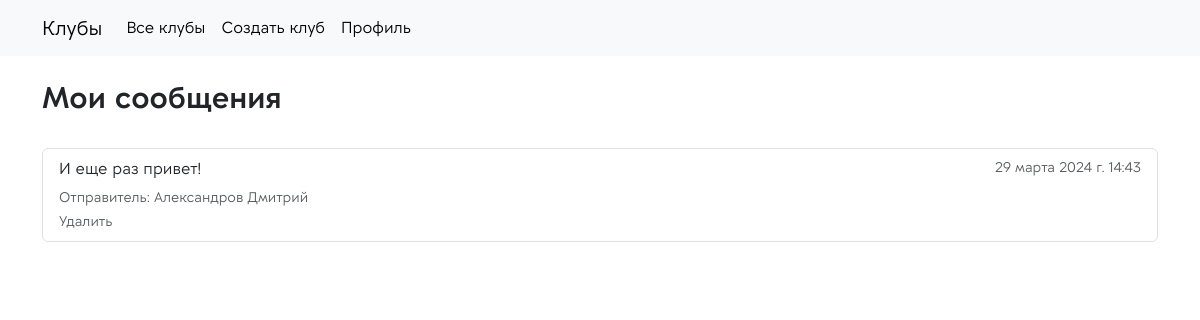
The app's page /newsmobile/my-notifs/ (signed in) with its own data.
### app_clubs/models.py (models this page shows)
class Notifs(models.Model):
    club = models.ForeignKey("Club", on_delete=models.SET_NULL, null=True, blank=True)
    text = models.TextField(verbose_name='Текст', null=True)
    sender = models.ForeignKey(get_user_model(), on_delete=models.SET_NULL, null=True, blank=False, verbose_name='Отправитель')
    receiver = models.ManyToManyField(get_user_model(), related_name='notifs_receiver', null=True, blank=False, verbose_name='Получатель')
    timestamp = models.DateTimeField(auto_now_add=True, null=True, verbose_name='Время')
    class Meta:
        verbose_name_plural = 'Сообщения'

### users/models.py (models this page shows)
class User(AbstractUser):
    fio = models.CharField(max_length=64, verbose_name='ФИО', null=True)
    clubs = models.ManyToManyField("app_clubs.Club", related_name='members_clubs')
    image = models.FileField(upload_to='uploads/users/%Y/%m/%d/', default=None, null=True, blank=False, verbose_name='Изображение')
    tg = models.CharField(max_length=128, verbose_name="Имя пользователя в телеграм", null=True)
    desc = models.TextField(null=True, verbose_name='Описание о себе', blank=True)

### app_clubs/views.py (the view)
# urls.py: path('<slug:club_slug>/my-notifs/', views.MyNotifs.as_view(), name='my_notifs'),
class MyNotifs(RequiredClubMember, ListView):
    template_name = 'app_clubs/my_msg.html'
    context_object_name = 'notifs'
    model = Notifs
    def get_queryset(self):
        return Notifs.objects.filter(receiver=self.request.user)

### app_clubs/context_processors.py (called while the page is built)
def context_navbar(request, navbar=navbar):
    if request.user.is_authenticated:
        navbar = navbar[0:-2]
        navbar.append({'selected': 'profile_user', 'name': 'Профиль', 'url': reverse_lazy('app_clubs:profile_user')})
    else:
        navbar = navbar[-2:]
    return {'logo': 'Клубы', 'main_page_url': reverse_lazy('app_clubs:home_page'), 'menu_navbar': navbar}

### app_clubs/utils.py (called while the page is built)
    def dispatch(self, request, *args, **kwargs):
        if not request.user.is_authenticated:
            return redirect(reverse_lazy('app_clubs:page_error', kwargs={'type_error': '403'}))
        current_user = request.user
        current_club = Club.objects.get(slug=self.kwargs['club_slug'])
        if not (current_club in current_user.clubs.all()):
            return redirect(reverse_lazy('app_clubs:page_error', kwargs={'type_error': '403'}))
        request.current_club = current_club
        if self.for_admin:
            if request.user not in current_club.admins.all():
                return redirect(reverse_lazy('app_clubs:page_error', kwargs={'type_error': '403'}))
        return super().dispatch(request, *args, **kwargs)

### app_clubs/templates/app_clubs/my_msg.html
{% extends 'app_clubs/base/base.html' %}
{% block content %}
    <br>
    <div class="container">
        <h1 class="title-weight-section">Мои сообщения</h1><br>
        <div class="list-group">
            {% for msg in notifs %}
                <div href="#" class="list-group-item list-group-item-action">
                    <div class="d-flex w-100 justify-content-between">
                        <p class="mb-1">{{ msg.text }}</p>
                        <small class="text-body-secondary">{{ msg.timestamp }}</small>
                    </div>
                    <small class="text-body-secondary">Отправитель: {{ msg.sender.fio }}</small><br>
                    <a href="{% url 'app_clubs:delete_notifs' club_slug=msg.club.slug pk=msg.pk %}" class="text-decoration-none"><small style="" class="text-body-secondary">Удалить</small></a>
                </div>
            {% endfor %}
        </div>
    </div>
{% endblock %}

### app_clubs/static/app_clubs/styles/main.css (style rules this page uses)
.title-weight-section { font-weight: 600; font-size: 30px; }

### records on screen
Notifs: text "И еще раз привет!", timestamp "29 марта 2024 г. 14:43", sender.fio "Александров Дмитрий"

### other values on screen
{{ logo }} "Клубы"
{{ item.name }} "Все клубы" "Создать клуб" "Профиль"
